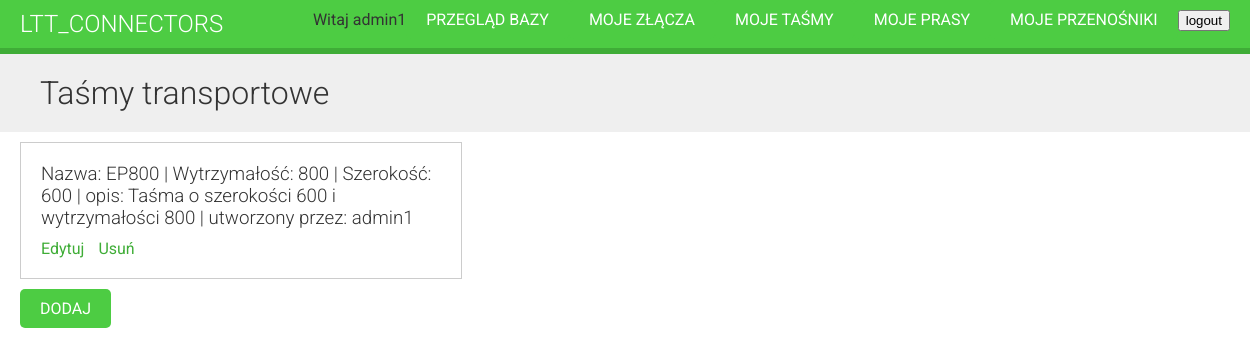
The page /connectors/bmine/ (signed in) on the database its author committed.
### connectors/models.py (models this page shows, shortened)
class Belt(models.Model):
    owner = models.ForeignKey(User, on_delete=models.CASCADE)
    name = models.CharField(max_length=200)
    endurance = models.CharField(max_length=200)
    width = models.IntegerField()
    describe = models.TextField()
    class Meta:
        ordering = ('name',)

### connectors/views.py (the view)
# urls.py: path('bmine/', views.ManageBeltListView.as_view(), name='manage_belt_list'),
class ManageBeltListView(OwnerBeltMixin, ListView):
    model = Belt
    template_name = 'connectors/manage/belt/list.html'
    permission_required = 'connectors.view_belt'
    def get_queryset(self):
        qs = super().get_queryset()
        return qs.filter(owner=self.request.user)

### connectors/views.py (called while the page is built)
    def get_queryset(self):
        qs = super().get_queryset()
        return qs.filter(owner=self.request.user)

### connectors/templates/connectors/manage/belt/list.html (shortened to what this page needs)
{% extends "base.html" %}
{% block content %}
  <h1>Taśmy transportowe</h1>
  <div class="module">
    {% for belt in object_list %}
      <div class="conveyor-info">
        <h3>Nazwa: {{ belt.name }} | Wytrzymałość: {{ belt.endurance }} | Szerokość: {{ belt.width }} | opis: {{ belt.describe }} | utworzony przez: {{ belt.owner }}</h3>
        <p>
            <a href="{% url "belt_edit" belt.id %}">Edytuj</a>
            <a href="{% url "belt_delete" belt.id %}">Usuń</a>
        </p>
      </div>
    {% empty %}
      <p>Brak taśm</p>
    {% endfor %}
    <p>
      <a href="{% url "belt_create" %}" class="button">Dodaj</a>
    </p>
  </div>
{% endblock %}

### connectors/templates/base.html (shortened to what this page needs)
{% load static %}
<!DOCTYPE html>
<html>
    <head>
        <link href="{% static "css/base.css" %}" rel="stylesheet">
    </head>
    <body>
        <div id="header">
            <a href="/" class="logo">LTT_Connectors</a>
            <ul class="menu">
                {% if request.user.is_authenticated %}
                    <li>
                        <form method="post" action="{% url 'logout' %}">
                            <button type="submit" class="submit">logout</button>
                        </form></li>
                {% else %}
                    <li><a href="{% url 'login' %}">zaloguj</a></li>
                {% endif %}
            </ul>
            <ul class="menu">
                <li><a href="{% url 'manage_conveyor_list' %}" class="button" >Moje przenośniki</a></li>
            </ul>
            <ul class="menu">
                <li><a href="{% url 'manage_press_list' %}" class="button" >Moje prasy</a></li>
            </ul>
            <ul class="menu">
                <li><a href="{% url 'manage_belt_list' %}" class="button" >Moje taśmy</a></li>
            </ul>
            <ul class="menu">
                <li><a href="{% url 'manage_splice_list' %}" class="button" >Moje złącza</a></li>
            </ul>
            <ul class="menu">
                <li><a href="{% url 'base_view' %}" class="button" >Przegląd bazy</a></li>
            </ul>
            <ul class="menu">
                <li>Witaj {{ request.user.first_name|default:request.user.username }}</li>
            </ul>
        </div>
        <div id="content">
            {% block content %}
            {% endblock %}
        </div>
    </body>
</html>

### connectors/static/css/base.css (style rules this page uses)
body { margin:0; font-family:'Roboto', sans-serif; font-weight:400; color:#333; }
a { color:#3fad37; text-decoration:none; }
ul { float:left; }
h1, h2, h3, h4, h5, h6 { font-family:'Roboto', sans-serif; font-weight:300; }
h1 { background:#efefef; width:100%; overflow:auto; padding:20px 0 20px 40px; margin:0; }
.module { padding:10px 20px; float:left; width:600px; }
.module h3 { margin:20px 0 0; padding:0; width:100%; }
.module p { margin:10px 0 20px; width:100%; float:left; }
#header { background:#4dcc43; overflow:auto; padding:10px 20px; border-bottom:6px solid #3fad37; }
#header .logo { text-decoration:none; font-family:'Roboto', sans-serif; font-weight:300; text-transform:uppercase; font-size:24px; color:#fff; float:left; }
#header a { color:#fff; }
#header .menu { list-style:none; float:right; margin:0; padding:0; }
input[type=submit], a.button { border-radius:5px; background:#4dcc43; color:#fff; font-size:16px; text-transform:uppercase; border:none; padding:10px 20px; margin:20px 0; }
.conveyor-info { border:1px solid #ccc; padding:0 20px; margin-bottom:10px; width:400px; overflow:auto; }
.conveyor-info a { margin-right:10px; }

### rows shown on the page
Belt: name "EP800", endurance "800", width "600", describe "Taśma o szerokości 600 i wytrzymałości 800", owner "admin1"

### other values the page prints
{{ request.user.first_name|default:request.user.username }} "admin1"
